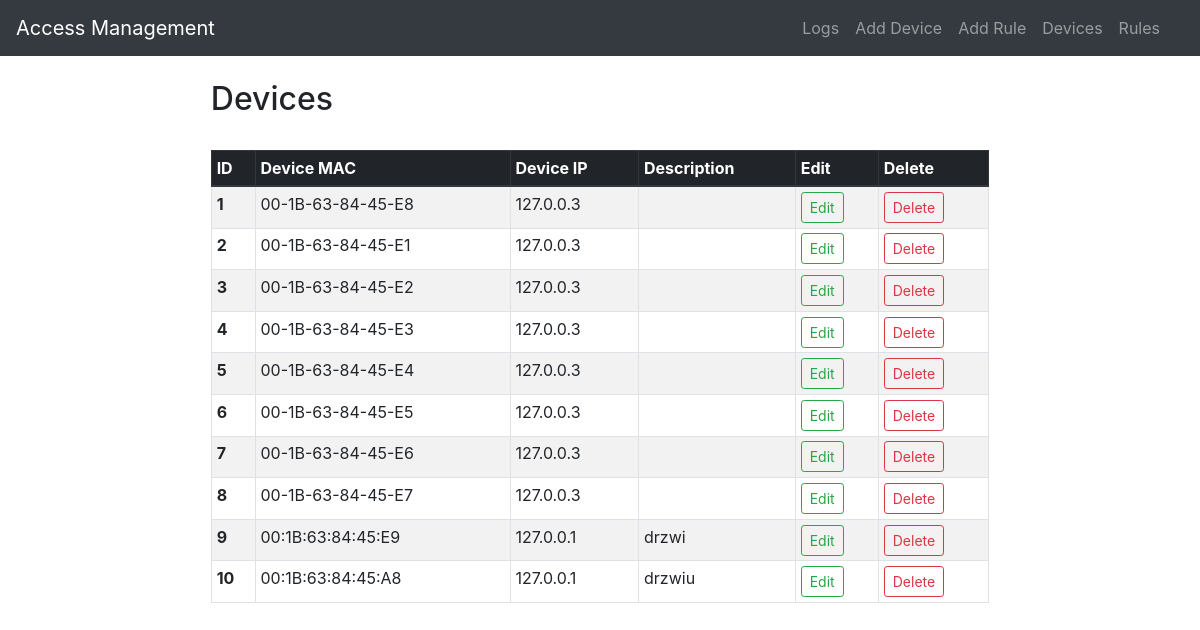
The app's page /list_of_devices, older data.
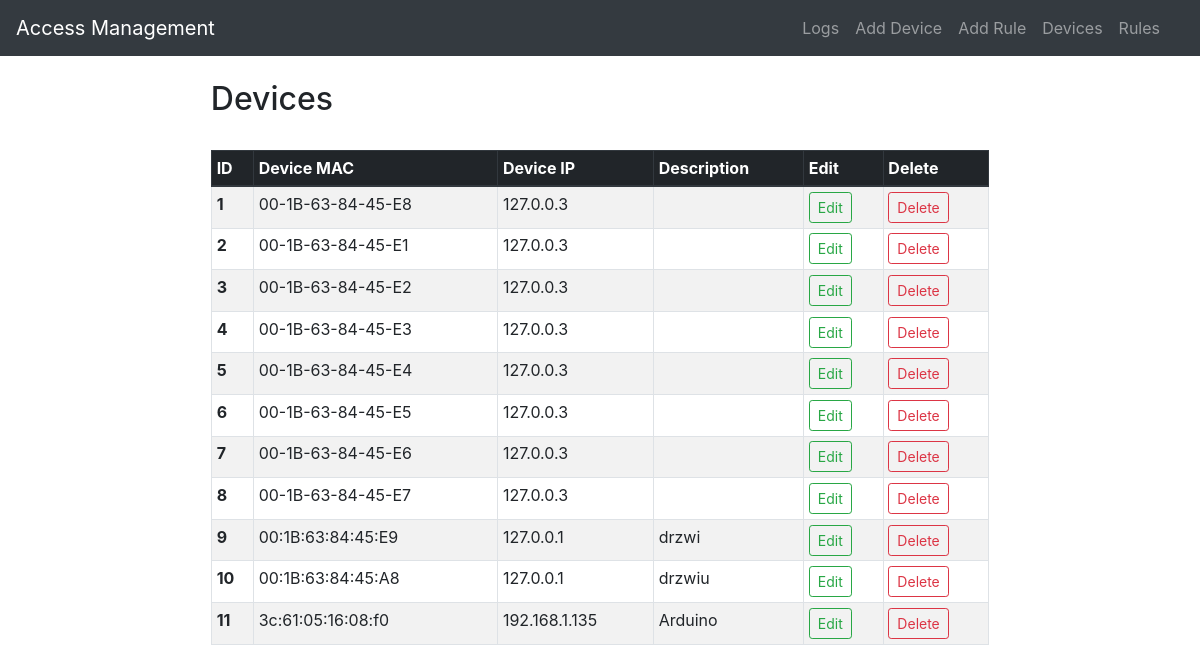
The same page, newer data.
### application/models.py (models this page shows)
class Device(db.Model):
    __tablename__ = "devices"
    device_mac = db.Column(db.Text, primary_key=True, index=True)
    device_ip = db.Column(db.Text, index=True)
    name = db.Column(db.Text,  default="")

### application/routes.py (the view)
@app.route("/list_of_devices")
def list_of_devices():
    entries = Device.query.all()
    return render_template('list_of_devices.html', entries=entries)

### application/templates/list_of_devices.html
{% extends 'layout.html' %}
{% block content %}
    <div class="col-sm-10 ml-auto mr-auto ">
        <H2>Devices</H2>
        <div style="max-height: 72vh; overflow: auto;">
        <br>
        <table class="table table-striped table-bordered table-sm" style="border-collapse: collapse; width: 100%;">
            <thead class="thead-dark">
                <tr>
                     <th scope="col">ID</th>
                    <th scope="col">Device MAC</th>
                    <th scope="col">Device IP</th>
                    <th scope="col">Description</th>
                    <th scope="col">Edit</th>
                    <th scope="col">Delete</th>
                </tr>
            </thead>
            <tbody>
                {% for entry in entries %}
                        <tr>
                            <th scope="row">{{loop.index}}</th>
                            <td>{{entry.device_mac}}</td>
                            <td>{{ entry.device_ip }}</td>
                            <td>{{ entry.name }}</td>
                            <td><a href="{{url_for('edit_device',entry_mac=entry.device_mac)}}" class="btn btn-outline-success btn-sm">Edit</a></td>
                            <td><a href="{{url_for('delete_device',entry_id=entry.device_mac)}}" class="btn btn-outline-danger btn-sm">Delete</a></td>
                        </tr>
                {% endfor %}
        </tbody>
        </table>
        </div>
    </div>
{% endblock %}

### application/templates/layout.html (shortened to what this page needs)
<!DOCTYPE html>
<html lang="en">
<head>
     <link rel="stylesheet"
        href="https://maxcdn.bootstrapcdn.com/bootstrap/4.0.0/css/bootstrap.min.css"
>
</head>
<body>
    <div class="container-fluid">
         <div class="row">
                <div class="col-md-12 p-0">
                    <header class="mb-4">
                        <nav class="navbar navbar-expand-lg navbar-dark bg-dark">
                            <a class="navbar-brand" href="{{ url_for('index') }}">Access Management</a>
                            <div class="collapse navbar-collapse" id="navbarNavAltMarkup">
                                <div class="navbar-nav ml-auto mr-3">
                                    <a class="nav-item nav-link" href="{{url_for('index')}}">Logs</a>
                                    <a class="nav-item nav-link" href="{{url_for('add_device')}}">Add Device</a>
                                    <a class="nav-item nav-link" href="{{url_for('add_rule')}}">Add Rule</a>
                                    <a class="nav-item nav-link" href="{{url_for('list_of_devices')}}">Devices</a>
                                    <a class="nav-item nav-link" href="{{url_for('list_of_rules')}}">Rules</a>
                                </div>
                            </div>
                        </nav>
                    </header>
                </div>
         </div>
        <div class="row justify-content-center">
            <div class="col-md-10 justify-content-center">
                {% block content %}{% endblock %}
            </div>
        </div>
     </div>
</body>
</html>

Row changes from the older to the newer data that the page shows:
added Device: device_mac "3c:61:05:16:08:f0", device_ip "192.168.1.135", name "Arduino"
